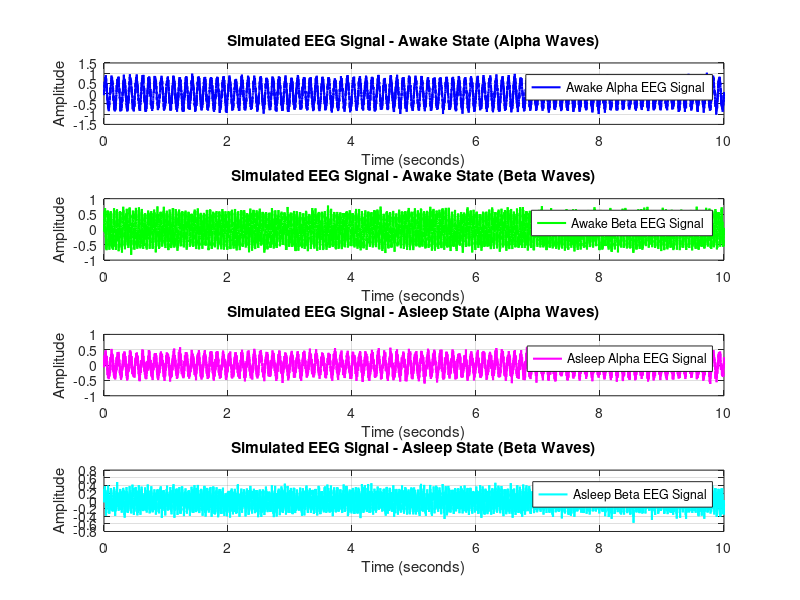

Recreate this plot in MATLAB.
% MATLAB code to simulate EEG signals for awake and asleep states

% Parameters
fs = 1000; % Sampling frequency (Hz)
t = 0:1/fs:10; % Time vector (10 seconds)

% Generate awake EEG signal with alpha and beta waves
awake_alpha_wave = 0.7 * sin(2*pi*10*t);
awake_beta_wave = 0.5 * sin(2*pi*20*t);
awake_eeg_signal = awake_alpha_wave + awake_beta_wave;

% Generate asleep EEG signal with lower amplitude alpha and beta waves
asleep_alpha_wave = 0.3 * sin(2*pi*10*t);
asleep_beta_wave = 0.2 * sin(2*pi*20*t);
asleep_eeg_signal = asleep_alpha_wave + asleep_beta_wave;

% Add noise to simulate real-world EEG signals
noise_level = 0.1;
noisy_awake_alpha = awake_alpha_wave + noise_level * randn(size(t));
noisy_awake_beta = awake_beta_wave + noise_level * randn(size(t));
noisy_asleep_alpha = asleep_alpha_wave + noise_level * randn(size(t));
noisy_asleep_beta = asleep_beta_wave + noise_level * randn(size(t));

% Plot the simulated EEG signals with legends
figure;
subplot(4,1,1);
plot(t, noisy_awake_alpha, 'b', 'LineWidth', 1.5);
title('Simulated EEG Signal - Awake State (Alpha Waves)');
xlabel('Time (seconds)');
ylabel('Amplitude');
legend('Awake Alpha EEG Signal');
grid on;

subplot(4,1,2);
plot(t, noisy_awake_beta, 'g', 'LineWidth', 1.5);
title('Simulated EEG Signal - Awake State (Beta Waves)');
xlabel('Time (seconds)');
ylabel('Amplitude');
legend('Awake Beta EEG Signal');
grid on;

subplot(4,1,3);
plot(t, noisy_asleep_alpha, 'm', 'LineWidth', 1.5);
title('Simulated EEG Signal - Asleep State (Alpha Waves)');
xlabel('Time (seconds)');
ylabel('Amplitude');
legend('Asleep Alpha EEG Signal');
grid on;

subplot(4,1,4);
plot(t, noisy_asleep_beta, 'c', 'LineWidth', 1.5);
title('Simulated EEG Signal - Asleep State (Beta Waves)');
xlabel('Time (seconds)');
ylabel('Amplitude');
legend('Asleep Beta EEG Signal');
grid on;





